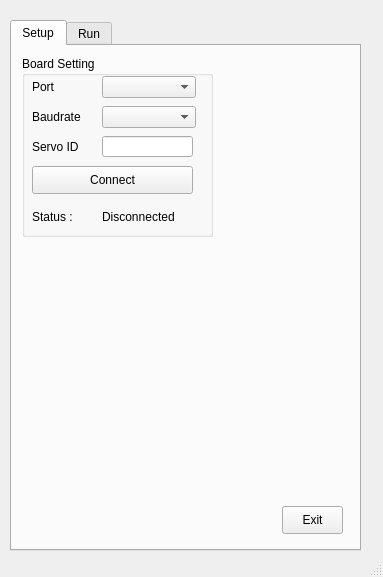
<?xml version="1.0" encoding="UTF-8"?>
<ui version="4.0">
 <class>MainWindow</class>
 <widget class="QMainWindow" name="MainWindow">
  <property name="geometry">
   <rect>
    <x>0</x>
    <y>0</y>
    <width>383</width>
    <height>577</height>
   </rect>
  </property>
  <property name="windowTitle">
   <string>MainWindow</string>
  </property>
  <widget class="QWidget" name="centralwidget">
   <widget class="QTabWidget" name="tabWidget">
    <property name="geometry">
     <rect>
      <x>10</x>
      <y>20</y>
      <width>351</width>
      <height>531</height>
     </rect>
    </property>
    <property name="currentIndex">
     <number>0</number>
    </property>
    <widget class="QWidget" name="tab">
     <attribute name="title">
      <string>Setup</string>
     </attribute>
     <widget class="QGroupBox" name="groupBox_4">
      <property name="geometry">
       <rect>
        <x>10</x>
        <y>10</y>
        <width>191</width>
        <height>181</height>
       </rect>
      </property>
      <property name="title">
       <string>Board Setting</string>
      </property>
      <widget class="QLabel" name="label_10">
       <property name="geometry">
        <rect>
         <x>10</x>
         <y>20</y>
         <width>61</width>
         <height>21</height>
        </rect>
       </property>
       <property name="text">
        <string>Port</string>
       </property>
      </widget>
      <widget class="QComboBox" name="PortComboBox">
       <property name="geometry">
        <rect>
         <x>80</x>
         <y>20</y>
         <width>94</width>
         <height>22</height>
        </rect>
       </property>
      </widget>
      <widget class="QLabel" name="label_12">
       <property name="geometry">
        <rect>
         <x>10</x>
         <y>50</y>
         <width>64</width>
         <height>21</height>
        </rect>
       </property>
       <property name="text">
        <string>Baudrate</string>
       </property>
      </widget>
      <widget class="QComboBox" name="BaudrateComboBox">
       <property name="geometry">
        <rect>
         <x>80</x>
         <y>50</y>
         <width>94</width>
         <height>22</height>
        </rect>
       </property>
      </widget>
      <widget class="QPushButton" name="ConnectPushBtn">
       <property name="geometry">
        <rect>
         <x>10</x>
         <y>110</y>
         <width>161</width>
         <height>28</height>
        </rect>
       </property>
       <property name="text">
        <string>Connect</string>
       </property>
      </widget>
      <widget class="QLabel" name="label_13">
       <property name="geometry">
        <rect>
         <x>10</x>
         <y>150</y>
         <width>64</width>
         <height>21</height>
        </rect>
       </property>
       <property name="text">
        <string>Status :</string>
       </property>
      </widget>
      <widget class="QLabel" name="StatusLabel">
       <property name="geometry">
        <rect>
         <x>80</x>
         <y>150</y>
         <width>81</width>
         <height>21</height>
        </rect>
       </property>
       <property name="text">
        <string>Disconnected</string>
       </property>
      </widget>
      <widget class="QLabel" name="label_18">
       <property name="geometry">
        <rect>
         <x>10</x>
         <y>80</y>
         <width>64</width>
         <height>21</height>
        </rect>
       </property>
       <property name="text">
        <string>Servo ID</string>
       </property>
      </widget>
      <widget class="QLineEdit" name="ServoIDLineEdit">
       <property name="geometry">
        <rect>
         <x>80</x>
         <y>80</y>
         <width>91</width>
         <height>21</height>
        </rect>
       </property>
      </widget>
     </widget>
     <widget class="QPushButton" name="SetupExitPushBtn">
      <property name="geometry">
       <rect>
        <x>270</x>
        <y>460</y>
        <width>61</width>
        <height>28</height>
       </rect>
      </property>
      <property name="text">
       <string>Exit</string>
      </property>
     </widget>
     <widget class="QLabel" name="SaveStatusLabel">
      <property name="geometry">
       <rect>
        <x>60</x>
        <y>460</y>
        <width>61</width>
        <height>21</height>
       </rect>
      </property>
      <property name="text">
       <string/>
      </property>
     </widget>
    </widget>
    <widget class="QWidget" name="tab_2">
     <attribute name="title">
      <string>Run</string>
     </attribute>
    </widget>
   </widget>
  </widget>
  <widget class="QStatusBar" name="statusbar"/>
  <action name="actiona">
   <property name="text">
    <string>a</string>
   </property>
  </action>
 </widget>
 <resources/>
 <connections/>
</ui>
